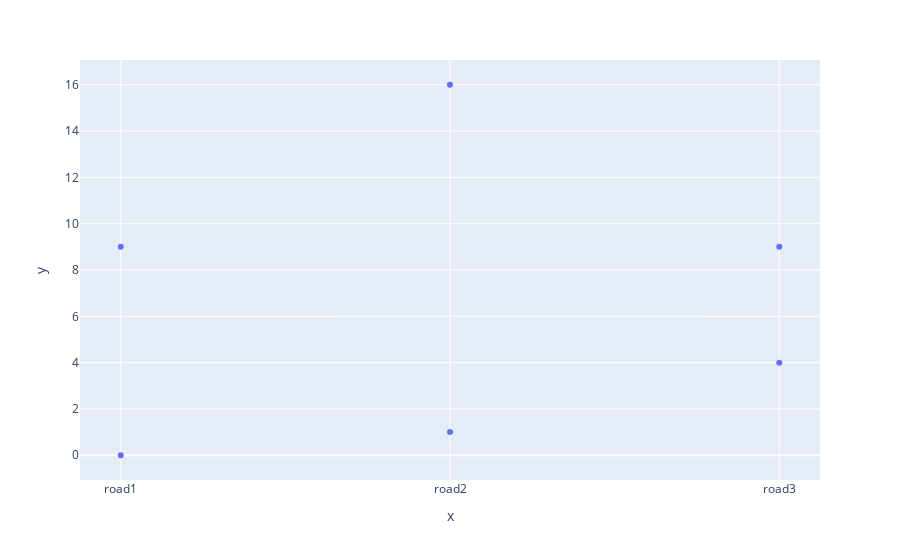

Write notebook code for a chart like this one.
### Code cell
# x and y given as array_like objects
import pandas
import plotly.express as px
fig = px.scatter(x=["road1", "road2", "road3", "road1", "road2", "road3"], y=[0, 1, 4, 9, 16, 9])
fig.show()

### Figure 1 — Plotly figure (JSON) as saved in the notebook; plotly's stock layout.template omitted (floating-point values rounded to 4 significant figures)
{"data": [{"hovertemplate": "x=%{x}<br>y=%{y}<extra></extra>", "legendgroup": "", "marker": {"color": "#636efa", "symbol": "circle"}, "mode": "markers", "name": "", "orientation": "v", "showlegend": false, "type": "scatter", "x": ["road1", "road2", "road3", "road1", "road2", "road3"], "xaxis": "x", "y": [0, 1, 4, 9, 16, 9], "yaxis": "y"}], "layout": {"legend": {"tracegroupgap": 0}, "margin": {"t": 60}, "xaxis": {"anchor": "y", "domain": [0, 1], "title": {"text": "x"}}, "yaxis": {"anchor": "x", "domain": [0, 1], "title": {"text": "y"}}}}
